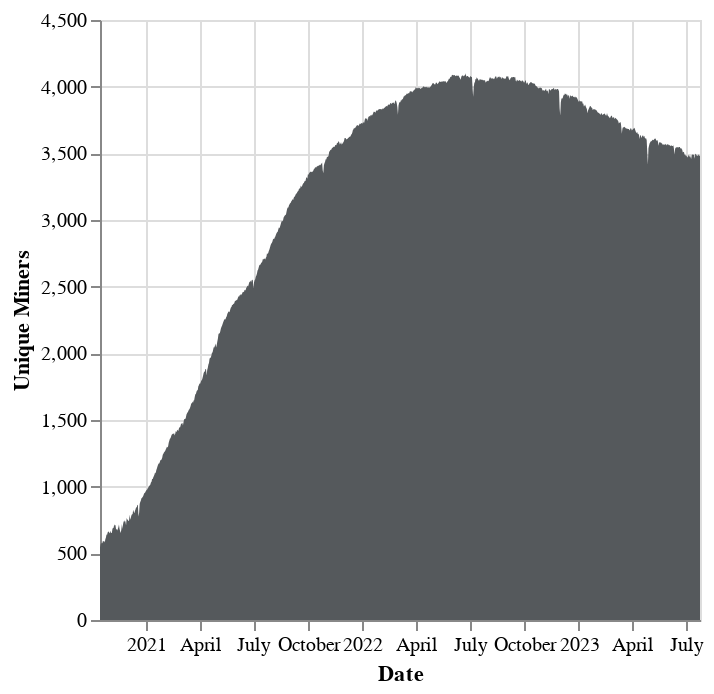

The notebook cell saved with this chart:
### Code cell
# | output: true

display(Markdown(f"### Storage Providers With Power over Time"))

c = (
    alt.Chart(
        storage_provider_power_df[storage_provider_power_df["raw_power_pibs"] > 0]
        .groupby("date")
        .agg({"miner_id": "nunique"})
        .reset_index()
        .rename(columns={"stat_date": "date", "miner_id": "unique_miners"})
    )
    .mark_area()
    .encode(
        x=alt.X("date:T", title="Date"),
        y=alt.Y("unique_miners:Q", title="Unique Miners"),
        tooltip=["date", "unique_miners"],
        color=alt.value("#55595c"),
    )
    .properties(width="container")
)

c.display()

### Figure 1 — Vega-Lite specification as saved in the notebook (floating-point values rounded to 4 significant figures; data arrays with more than 128 entries replaced by an {"elided": "..."} marker saying what was removed)
{"config": {"view": {"continuousWidth": 300, "continuousHeight": 300}}, "data": {"name": "data-f8cf73c22968974aa59a0f97f18f3bb0"}, "mark": {"type": "area"}, "encoding": {"color": {"value": "#55595c"}, "tooltip": [{"field": "date", "type": "nominal"}, {"field": "unique_miners", "type": "quantitative"}], "x": {"field": "date", "title": "Date", "type": "temporal"}, "y": {"field": "unique_miners", "title": "Unique Miners", "type": "quantitative"}}, "width": "container", "$schema": "https://vega.github.io/schema/vega-lite/v5.8.0.json", "datasets": {"data-f8cf73c22968974aa59a0f97f18f3bb0": {"elided": "1014 records"}}}
